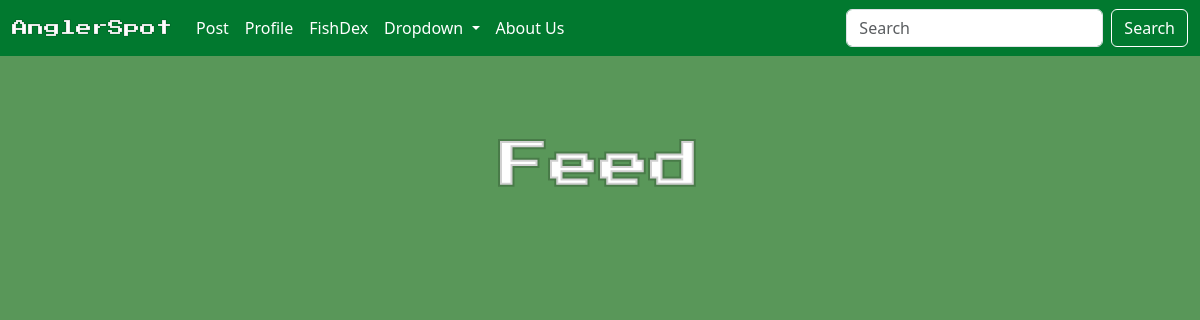
Page / (signed in) on the earlier database version.
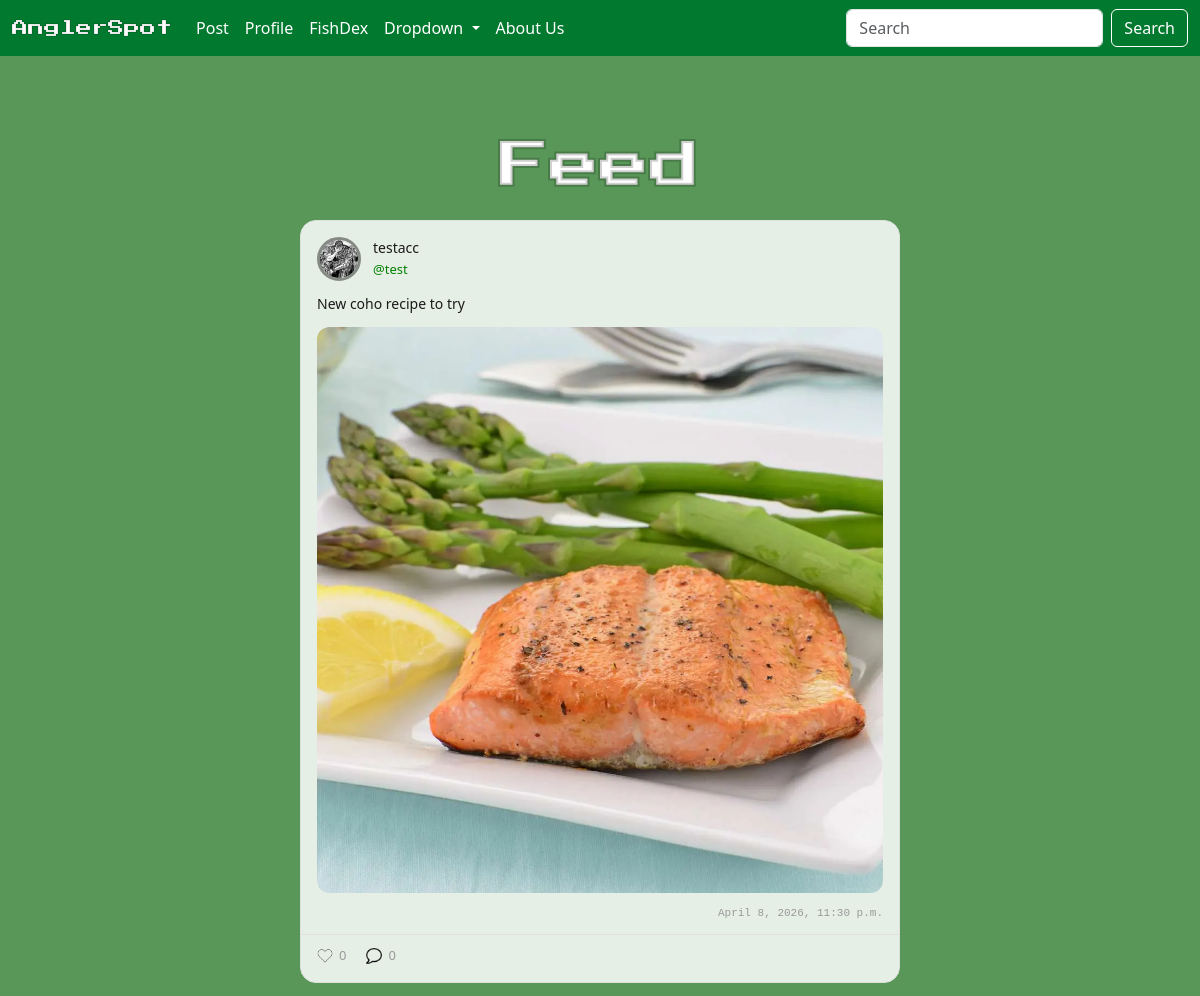
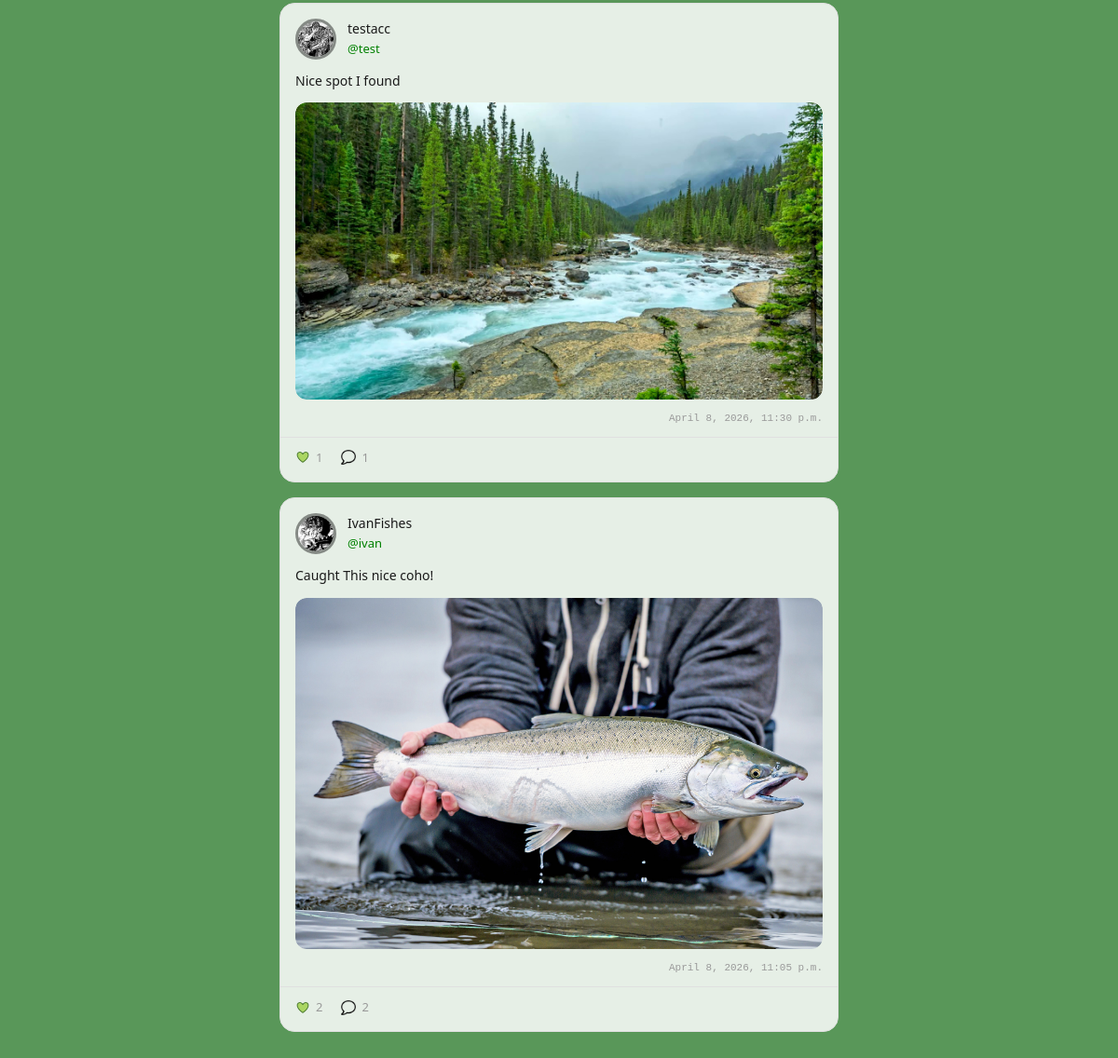
Same page on the later database version (2 pictures, top to bottom).
### angler/models/post.py (models this page shows, shortened)
class Post(models.Model):
    user = models.ForeignKey(User, on_delete=models.CASCADE)
    text = models.TextField()
    created_date = models.DateTimeField(auto_now=True)
    image = models.ImageField (upload_to='post_img/', blank=True)
    @property
    def like_count(self):
        likes = Like.objects.filter(post=self).count()
        return likes
    @property
    def comment_count(self):
        comments = Comment.objects.filter(post=self).count()
        return comments

### angler/models/user.py (models this page shows, shortened)
class User(AbstractUser):
    is_private = models.BooleanField(default=False)
    points = models.PositiveIntegerField(default=0) #previous idea have a cap on points validators=[MaxValueValidator(5000)]
    @property
    def get_profile_name(self):
        return Profile.objects.get(user=self).profile_name
    def get_profile_image(self):
        return Profile.objects.get(user=self).profile_image

class Profile(models.Model):
    user = models.OneToOneField(User, on_delete=models.CASCADE)
    profile_image = models.ImageField(default='default_profile_img.jpg', upload_to='profile_img/', null=False, blank=True)
    profile_name = models.CharField(max_length=16, blank=True)
    bio = models.TextField(max_length=500, blank=True)

### angler/views/main_feed.py (the view)
# urls.py: path('', MainFeedView.as_view(), name='home_feed'),
class MainFeedView(LoginRequiredMixin, View):
    login_url = '/login/'
    def get(self, request):
        posts = Post.objects.order_by('-created_date')
        comment_form = PostCommentForm()
        liked_post_ids = set(Like.objects.filter(user=request.user).values_list('post_id', flat=True))
        context = {
            'posts': posts,
            'liked_post_ids':liked_post_ids,
            'comment_form':comment_form
        }
        return render(request, 'angler/main_feed.html', context)

### angler/forms/post.py
class PostCommentForm(forms.ModelForm):
    class Meta:
        model = Comment
        fields = ('text',)
        widgets = {
            'text': forms.Textarea(attrs={'placeholder':'Enter your reply here...'})
        }
        labels = {
            'text':''
        }

### angler/templates/angler/main_feed.html (shortened to what this page needs)
{% extends 'angler/base.html'%}
{% block content %}
<div class="title-row">
    <h2 class="section-title-feed">Feed</h2>
</div>
<div class="feed-container">
    {% for post in posts %}
    <a href="{% url 'post_detail' post_id=post.id %}" class="post-link">
        <div class="post-card">
            <div class="post-header">
                <img class="post-avatar" src="{{ post.user.get_profile_image.url }}" alt="{{ post.user.username }}" />
                <div class="post-header-right">
                    <div class="post-name-row">
                        <span class="post-profilename">{{ post.user.get_profile_name }}</span>
                        <span class="post-username">@{{ post.user.username }}</span>
                    </div>
                </div>
            </div>
            <div class="post-body">
                <p class="post-text">{{ post.text }}</p>
            </div>
            {% if post.image %}
            <div class="post-media">
                <img class="post-image" src="{{ post.image.url }}" alt="post image" />
            </div>
            {% endif %}
            <span class="post-timestamp">{{ post.created_date }}</span>
            <div class="post-footer">
                <div class="post-stat">
                        {% if post.id in liked_post_ids %}
                            <img src="{{ MEDIA_URL }}like_img/liked.png" alt="likes" class="stat-icon"/>
                        {% else %}
                            <img src="{{ MEDIA_URL }}like_img/not_liked.png" alt="likes" class="stat-icon"/>
                        {% endif %}
                        <span class="stat-count">{{ post.like_count }}</span>
                        </div>
                <div class="post-stat">
                    <img src="{{ MEDIA_URL }}comment/comment_icon.png" alt="comments" class="stat-icon" />
                    <span class="stat-count">{{ post.comment_count }}</span>
                </div>
            </div>
        </div>
    </a>
    {% endfor %}
</div>
{% endblock %}

### angler/templates/angler/base.html (shortened to what this page needs)
{% load static %}
<!doctype html>
<html lang="en">
  <head>
    <link href="https://cdn.jsdelivr.net/npm/bootstrap@5.3.8/dist/css/bootstrap.min.css" rel="stylesheet">
    <link rel="stylesheet" href="{% static 'css/registration.css' %}">
    <link rel="stylesheet" href="{% static 'css/style.css' %}">
  </head>
  <body>
    <nav class="navbar navbar-expand-lg bg-body-tertiary">
    <div class="container-fluid">
        <a class="navbar-brand" href="{% url 'home_feed'%}">AnglerSpot</a>
        <div class="collapse navbar-collapse" id="navbarSupportedContent">
        <ul class="navbar-nav me-auto mb-2 mb-lg-0">
            {% if user.is_authenticated %}
                <li class="nav-item">
                <a class="nav-link active" href="{% url 'post_create'  %}">Post</a>
                </li>
                <li class="nav-item">
                <a class="nav-link" href="{% url 'user_profile' user_id=request.user.id %}">Profile</a>
                </li>
                <li class="nav-item">
                <a class="nav-link" href="{% url 'fishdex' user_id=request.user.id %}">FishDex</a>
                </li>
                <li class="nav-item dropdown">
                <a class="nav-link dropdown-toggle" href="#" role="button" data-bs-toggle="dropdown" aria-expanded="false">
                    Dropdown
                </a>
                </li>
                <li class="nav-item">
                <a class="nav-link active" aria-current="page" href="{% url 'about'%}">About Us</a>
                </li>
            {% endif %}
        </ul>
        <form class="d-flex" role="search" method="POST" action="{% url 'search' %}">
            <input class="form-control me-2" type="search" placeholder="Search" aria-label="Search" name="searched"/>
            <button class="btn btn-outline-success" type="submit">Search</button>
        </form>
        </div>
    </div>
    </nav>
        {% block content %}
        {% endblock %}
</body>
</html>

### angler/static/css/style.css (style rules this page uses)
a { text-decoration: none; color: green; }
img { background: transparent; }
button { background: none; border: 2.25px solid #0000004d; border-radius: 20px; padding: 5px 10px; cursor: pointer; }
.title-row { width: 80vw; margin: 10vh auto 12px; display: flex; align-items: center; justify-content: space-between; }
.navbar { background-color: #01792f !important; }
.navbar-nav .nav-link { color: #ffffff !important; }
.navbar-brand { color: #ffffff !important; }
.navbar .btn-outline-success { border-color: #ffffff; color: #ffffff; }
body { background-color: #599759; }
.feed-container { width: 50vw; margin: 0 auto 10vh; display: flex; flex-direction: column; gap: 16px; padding-top: 12px; }
.post-card { background-color: rgba(255, 255, 255, 0.85); border: 1.5px solid #e0e0e0; border-radius: 16px; padding: 16px; display: flex; flex-direction: column; gap: 12px; transition: border-color 0.15s; }
.post-username { font-size: 14px; font-weight: 500; color: #1a1a1a; }
.post-timestamp { font-size: 11px; color: #999; font-family: monospace; }
.post-media { width: 100%; border-radius: 12px; overflow: hidden; }
.post-image { width: 100%; height: auto; max-height: 600px; object-fit: cover; display: block; border-radius: 12px; }
.post-body { display: flex; flex-direction: column; gap: 6px; width: 100%; align-items: flex-start; }
.post-text { font-size: 14px; color: #1a1a1a; line-height: 1.6; margin: 0; align-self: flex-start; }
.post-footer { display: flex; align-items: center; gap: 20px; }
.post-stat { display: flex; align-items: center; gap: 6px; }
.stat-icon { width: 16px; height: 16px; object-fit: contain; }
.stat-count { font-size: 13px; color: #999; }
.post-card { text-decoration: none; color: inherit; }
.post-link { display: flex; flex-direction: column; gap: 12px; text-decoration: none; color: inherit; cursor: pointer; }
.section-title-feed { width: 80vw; margin: 0; font-size: 50px; font-weight: 500; font-family: 'Press Start 2P'; color: #ffffff; -webkit-text-stroke: 4px #0000002f; text-align: center; }
.post-header { display: flex; align-items: flex-start; gap: 12px; }
.post-avatar { width: 44px; height: 44px; border-radius: 50%; object-fit: cover; flex-shrink: 0; border: 3px solid #0000006c; box-shadow: inset 0px 4px 10px rgba(0, 0, 0, 0.158); }
.post-header-right { display: flex; flex-direction: column; gap: 4px; width: 100%; }
.post-name-row { display: flex; flex-direction: column; gap: 2px; }
.post-profilename { font-size: 14px; font-weight: 500; color: #1a1a1a; }
.post-username { font-size: 13px; color: green; }
.post-timestamp { font-size: 11px; color: #999; font-family: monospace; align-self: flex-end; }
.navbar-brand { font-family: 'Press Start 2P', cursive; font-size: 16px; color: #ffffff !important; -webkit-text-stroke: 1px #0000002f; }

Differences in the rows shown:
added Post: user.get_profile_image (picture), user.get_profile_name "testacc", user.username "test", text "New coho recipe to try", image (picture), created_date "April 8, 2026, 11:30 p.m.", like_count "0", comment_count "0"
added Post: user.get_profile_image (picture), user.get_profile_name "testacc", user.username "test", text "Nice spot I found", image (placeholder picture), created_date "April 8, 2026, 11:30 p.m.", like_count "1", comment_count "1"
added Post: user.get_profile_image (picture), user.get_profile_name "IvanFishes", user.username "ivan", text "Caught This nice coho!", image (picture), created_date "April 8, 2026, 11:05 p.m.", like_count "2", comment_count "2"
